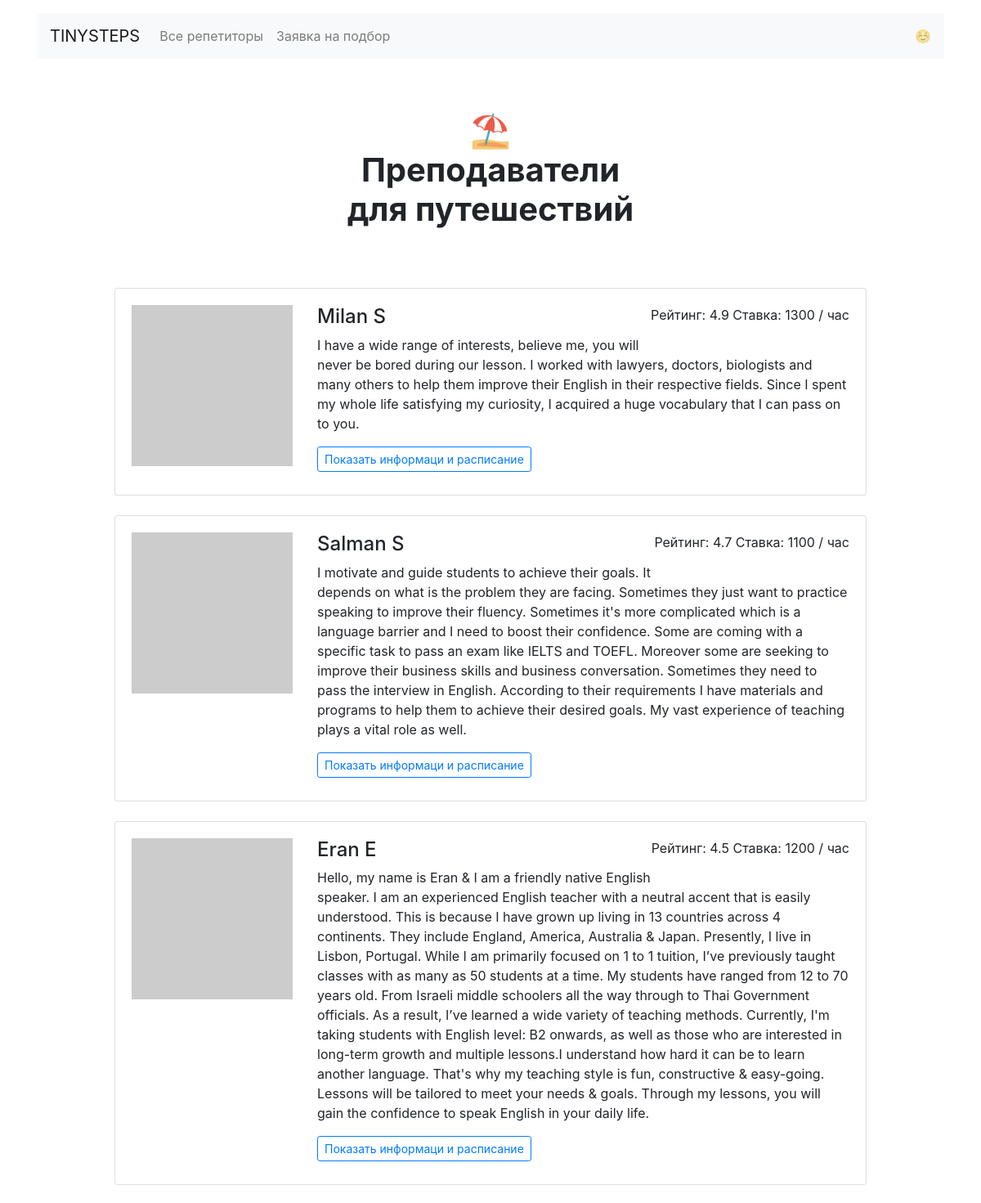
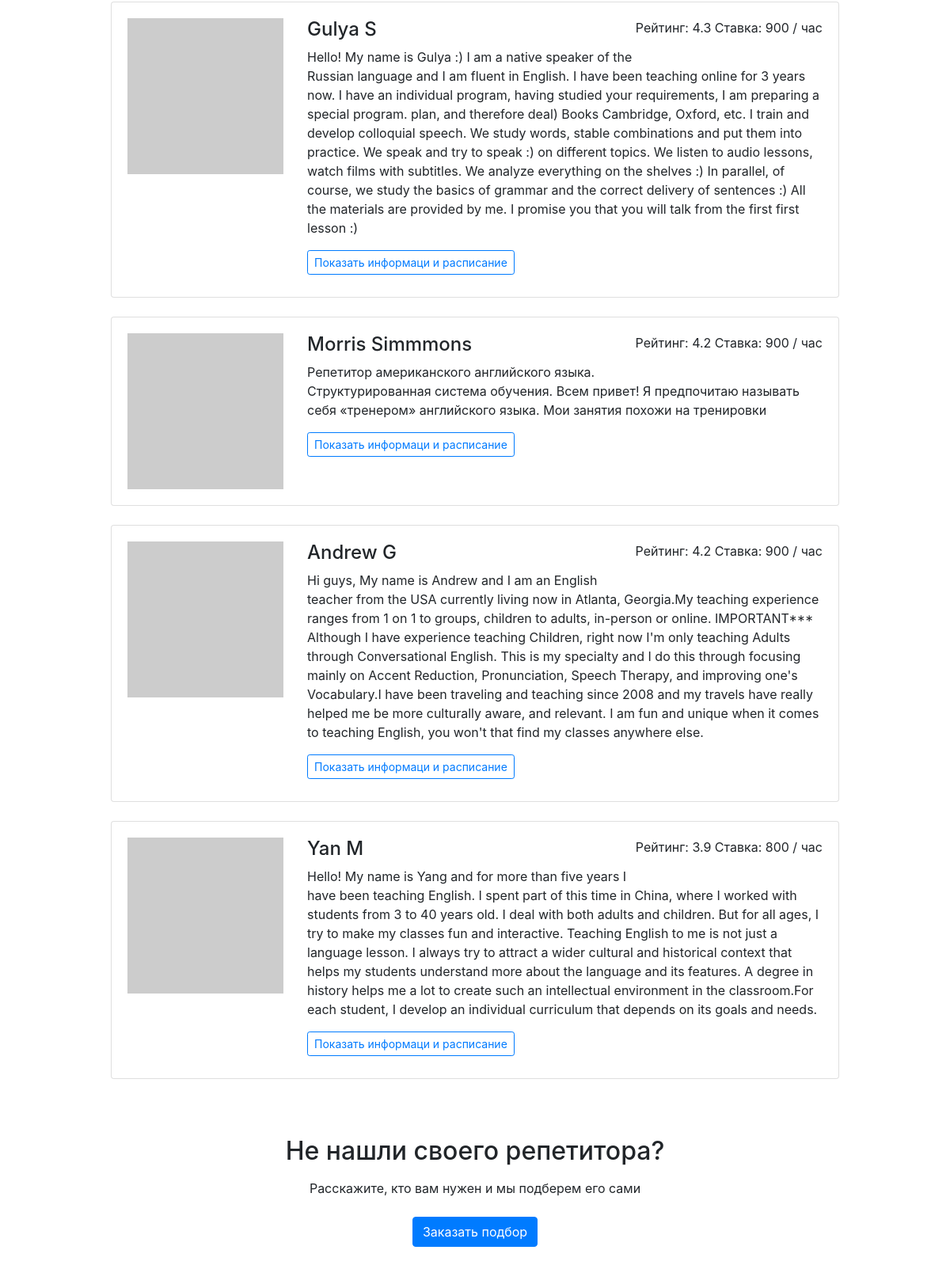
Page /goals/travel/ on the committed database (2 pictures, top to bottom).
### app.py (models this page shows)
class Teacher(db.Model):
    __tablename__ = 'teacher'
    id = db.Column(db.Integer, primary_key=True)
    name = db.Column(db.String(80), nullable=False)
    about = db.Column(db.Text, nullable=False)
    rating = db.Column(db.Float)
    picture = db.Column(db.String(80), unique=True, nullable=False)
    price = db.Column(db.Integer, nullable=False)
    goals = db.Column(db.String, nullable=False)
    free = db.Column(db.String, nullable=False)
    bookings = db.relationship('Booking',  back_populates="teacher")

### app.py (the view)
@app.route('/goals/<goal>/')
def teachers_by_goal(goal):
    query = Teacher.query.filter(Teacher.goals.contains(goal))
    teachers = query.order_by(Teacher.rating.desc()).all()
    goal = GOALS[goal]
    return render_template('goal.html', goal=goal, teachers=teachers)

### templates/goal.html (shortened to what this page needs)
{% extends 'base.html' %}
{% block content %}
<main class="container mt-3">
  <h1 class="h1 text-center w-50 mx-auto mt-1 py-5 mb-4"><strong>{{ goal.icon }}<br />Преподаватели <br> {{ goal.desc|lower }}</strong></h1>
    <div class="row">
    <div class="col-12 col-lg-10 offset-lg-1 m-auto">
      {% for teacher in teachers %}
      <div class="card mb-4">
        <div class="card-body">
          <div class="row">
            <div class="col-3"><img src="{{ teacher.picture }}" class="img-fluid" alt=""></div>
            <div class="col-9">
              <p class="float-right">Рейтинг: {{ teacher.rating }} Ставка: {{ teacher.price }} / час</p>
              <h2 class="h4">{{ teacher.name }}</h2>
              <p>{{ teacher.about }}</p>
              <a href="/profiles/{{ teacher.id }}/" class="btn btn-outline-primary btn-sm mr-3 mb-2">Показать информаци и расписание</a>
            </div>
          </div>
        </div>
      </div>
      {% endfor %}
    </div>
  </div>
  <h2 class="text-center mt-5 mb-3">Не нашли своего репетитора?</h2>
  <p class="text-center mb-4">Расскажите, кто вам нужен и мы подберем его сами</p>
  <div class="text-center pb-5">
      <a href="/request/" class="btn btn-primary">Заказать подбор</a>
  </div>
</main>
{% endblock %}

### rows in the picture
Teacher: rating "4.9", price "1300", name "Milan S", about "I have a wide range of interests, believe me, you will never be bored during our lesson. I worked with lawyers, doctors, biologists and many others to help them improve their English in their respective fields. Since I spent my whole life satisfying my curiosity, I acquired a huge vocabulary that I can pass on to you."
Teacher: rating "4.7", price "1100", name "Salman S", about "I motivate and guide students to achieve their goals. It depends on what is the problem they are facing. Sometimes they just want to practice speaking to improve their fluency. Sometimes it's more complicated which is a language barrier and I need to boost their confidence. Some are coming with a specific task to pass an exam like IELTS and TOEFL. Moreover some are seeking to improve their business skills and business conversation. Sometimes they need to pass the interview in English. According to their requirements I have materials and programs to help them to achieve their desired goals. My vast experience of teaching plays a vital role as well."
Teacher: rating "4.5", price "1200", name "Eran E", about "Hello, my name is Eran & I am a friendly native English speaker. I am an experienced English teacher with a neutral accent that is easily understood. This is because I have grown up living in 13 countries across 4 continents. They include England, America, Australia & Japan. Presently, I live in Lisbon, Portugal. While I am primarily focused on 1 to 1 tuition, I’ve previously taught classes with as many as 50 students at a time. My students have ranged from 12 to 70 years old. From Israeli middle schoolers all the way through to Thai Government officials. As a result, I’ve learned a wide variety of teaching methods. Currently, I'm taking students with English level: B2 onwards, as well as…"
Teacher: rating "4.3", price "900", name "Gulya S", about "Hello! My name is Gulya :) I am a native speaker of the Russian language and I am fluent in English. I have been teaching online for 3 years now. I have an individual program, having studied your requirements, I am preparing a special program. plan, and therefore deal) Books Cambridge, Oxford, etc. I train and develop colloquial speech. We study words, stable combinations and put them into practice. We speak and try to speak :) on different topics. We listen to audio lessons, watch films with subtitles. We analyze everything on the shelves :) In parallel, of course, we study the basics of grammar and the correct delivery of sentences :) All the materials are provided by me. I promise you…"
Teacher: rating "4.2", price "900", name "Morris Simmmons", about "Репетитор американского английского языка. Структурированная система обучения. Всем привет! Я предпочитаю называть себя «тренером» английского языка. Мои занятия похожи на тренировки"
Teacher: rating "4.2", price "900", name "Andrew G", about "Hi guys, My name is Andrew and I am an English teacher from the USA currently living now in Atlanta, Georgia.My teaching experience ranges from 1 on 1 to groups, children to adults, in-person or online. IMPORTANT*** Although I have experience teaching Children, right now I'm only teaching Adults through Conversational English. This is my specialty and I do this through focusing mainly on Accent Reduction, Pronunciation, Speech Therapy, and improving one's Vocabulary.I have been traveling and teaching since 2008 and my travels have really helped me be more culturally aware, and relevant. I am fun and unique when it comes to teaching English, you won't that find my classes anywhere else."
Teacher: rating "3.9", price "800", name "Yan M", about "Hello! My name is Yang and for more than five years I have been teaching English. I spent part of this time in China, where I worked with students from 3 to 40 years old. I deal with both adults and children. But for all ages, I try to make my classes fun and interactive. Teaching English to me is not just a language lesson. I always try to attract a wider cultural and historical context that helps my students understand more about the language and its features. A degree in history helps me a lot to create such an intellectual environment in the classroom.For each student, I develop an individual curriculum that depends on its goals and needs."

### other values in the picture
{{ goal.icon }} "⛱"
{{ goal.desc|lower }} "для путешествий"
